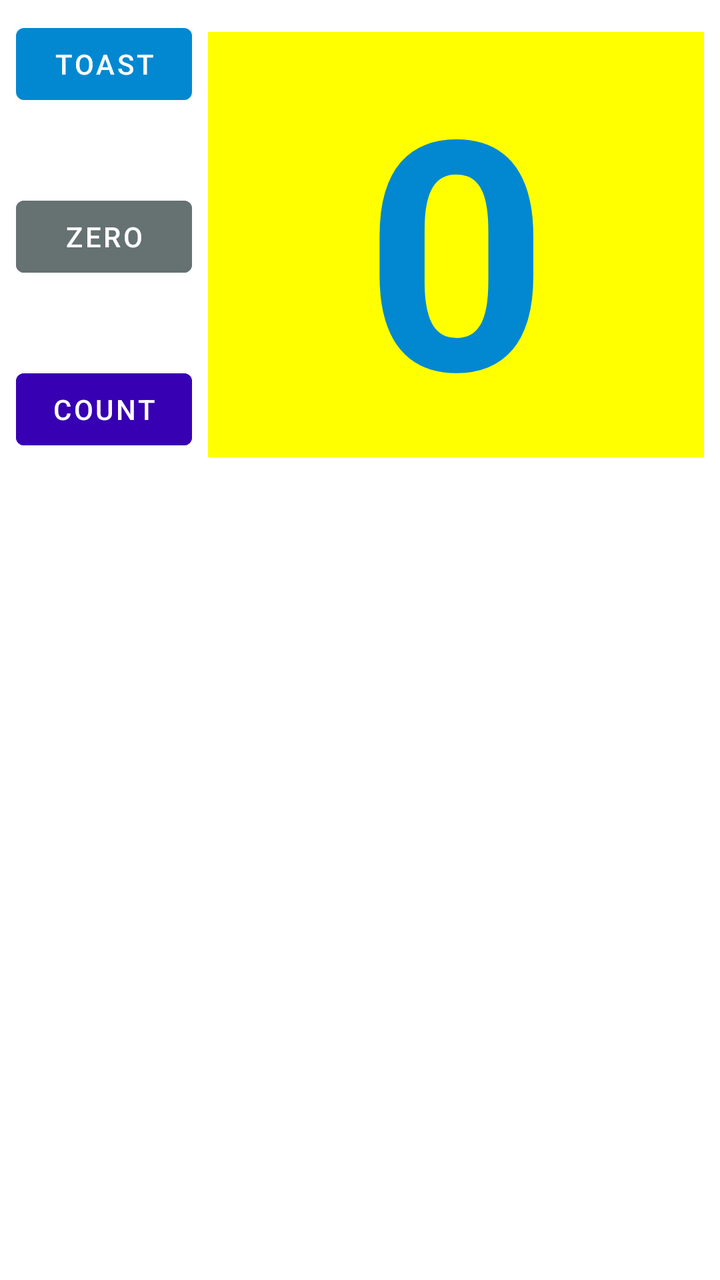
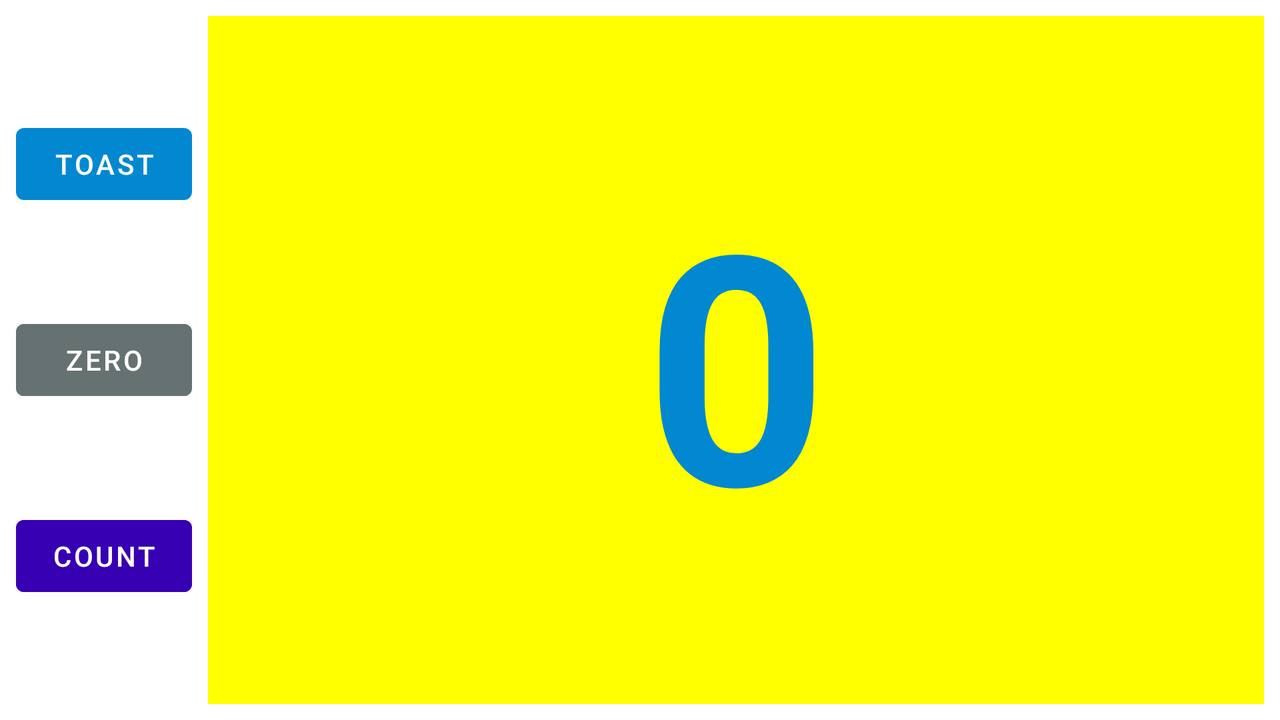

One screen, two layout resources from the same app: the default and the repository's alternative for another configuration. Each is rendered where Android would select it; the XML of both is given below.
<!-- AndroidManifest.xml: application theme Theme.Tasks -->
<!-- res/layout/activity_homework_12_b.xml -->
<?xml version="1.0" encoding="utf-8"?>
<androidx.constraintlayout.widget.ConstraintLayout xmlns:android="http://schemas.android.com/apk/res/android"
    xmlns:app="http://schemas.android.com/apk/res-auto"
    xmlns:tools="http://schemas.android.com/tools"
    android:layout_width="match_parent"
    android:layout_height="match_parent"
    tools:context=".ui.chapter12b.HomeworkActivity12B">

    <Button
        android:id="@+id/homework_12_b_button_toast"
        android:layout_width="wrap_content"
        android:layout_height="wrap_content"
        android:layout_marginStart="@dimen/chapter_12_margin_normal"
        android:layout_marginTop="@dimen/chapter_12_margin_normal"
        android:layout_marginEnd="@dimen/chapter_12_margin_normal"
        android:text="@string/chapter_12_button_label_toast"
        android:textColor="@android:color/white"
        app:layout_constraintStart_toStartOf="parent"
        app:layout_constraintTop_toTopOf="parent" />

    <Button
        android:id="@+id/homework_12_b_button_zero"
        android:layout_width="wrap_content"
        android:layout_height="wrap_content"
        android:layout_marginStart="@dimen/chapter_12_margin_normal"
        android:backgroundTint="@color/gray"
        android:text="@string/chapter_12_button_label_zero"
        android:textColor="@android:color/white"
        app:layout_constraintBottom_toTopOf="@+id/homework_12_b_button_count"
        app:layout_constraintStart_toStartOf="parent"
        app:layout_constraintTop_toBottomOf="@+id/homework_12_b_button_toast" />

    <Button
        android:id="@+id/homework_12_b_button_count"
        android:layout_width="wrap_content"
        android:layout_height="wrap_content"
        android:layout_marginStart="@dimen/chapter_12_margin_normal"
        android:layout_marginEnd="@dimen/chapter_12_margin_normal"
        android:backgroundTint="@color/purple_700"
        android:text="@string/chapter_12_button_label_count"
        android:textColor="@android:color/white"
        app:layout_constraintBottom_toBottomOf="@+id/homework_12_b_show_count"
        app:layout_constraintStart_toStartOf="parent" />

    <TextView
        android:id="@+id/homework_12_b_show_count"
        android:layout_width="0dp"
        android:layout_height="wrap_content"
        android:layout_marginStart="@dimen/chapter_12_margin_normal"
        android:layout_marginTop="@dimen/chapter_12_margin_normal"
        android:layout_marginEnd="@dimen/chapter_12_margin_normal"
        android:layout_marginBottom="@dimen/chapter_12_margin_normal"
        android:background="@color/color_yellow"
        android:gravity="center"
        android:text="@string/chapter_12_count_initial_value"
        android:textColor="@color/color_primary"
        android:textSize="@dimen/chapter_12_text_size_normal"
        android:textStyle="bold"
        app:layout_constraintEnd_toEndOf="parent"
        app:layout_constraintStart_toEndOf="@+id/homework_12_b_button_toast"
        app:layout_constraintTop_toTopOf="@+id/homework_12_b_button_toast" />

</androidx.constraintlayout.widget.ConstraintLayout>
<!-- resources referenced by this layout -->
<resources>
  <color name="color_primary">#0288d1</color>
  <color name="color_yellow">#FFFF00</color>
  <color name="gray">#667171</color>
  <color name="purple_700">#FF3700B3</color>
  <dimen name="chapter_12_margin_normal">8dp</dimen>
  <dimen name="chapter_12_text_size_normal">160sp</dimen>
  <string name="chapter_12_button_label_count">Count</string>
  <string name="chapter_12_button_label_toast">Toast</string>
  <string name="chapter_12_button_label_zero">Zero</string>
  <string name="chapter_12_count_initial_value">0</string>
  <style name="Theme.Tasks" parent="Theme.MaterialComponents.DayNight.DarkActionBar">
          
          <item name="colorPrimary">@color/color_primary</item>
          <item name="colorPrimaryVariant">@color/color_primary_variant</item>
          <item name="colorOnPrimary">@color/color_on_primary</item>
          
          <item name="colorSecondary">@color/color_secondary</item>
          <item name="colorSecondaryVariant">@color/color_secondary_variant</item>
          <item name="colorOnSecondary">@color/color_on_secondary</item>
          
          <item name="android:statusBarColor">?attr/colorPrimaryVariant</item>
          <item name="android:windowLightStatusBar">false</item>
          
      </style>
  <color name="color_primary_variant">#01579b</color>
  <color name="color_on_primary">#FFFFFFFF</color>
  <color name="color_secondary">#FF03DAC5</color>
  <color name="color_secondary_variant">#FF018786</color>
  <color name="color_on_secondary">#000000</color>
</resources>
<!-- res/layout-land/activity_homework_12_b.xml (the repository's variant of the layout above) -->
<!-- drawn on the phone turned sideways -->
<?xml version="1.0" encoding="utf-8"?>
<androidx.constraintlayout.widget.ConstraintLayout xmlns:android="http://schemas.android.com/apk/res/android"
    xmlns:app="http://schemas.android.com/apk/res-auto"
    xmlns:tools="http://schemas.android.com/tools"
    android:layout_width="match_parent"
    android:layout_height="match_parent"
    tools:context=".ui.chapter12b.HomeworkActivity12B">

    <Button
        android:id="@+id/homework_12_b_button_toast"
        android:layout_width="wrap_content"
        android:layout_height="wrap_content"
        android:layout_marginStart="@dimen/chapter_12_margin_normal"
        android:text="@string/chapter_12_button_label_toast"
        android:textColor="@android:color/white"
        app:layout_constraintBottom_toTopOf="@+id/homework_12_b_button_zero"
        app:layout_constraintStart_toStartOf="parent"
        app:layout_constraintTop_toTopOf="@+id/homework_12_b_show_count" />

    <Button
        android:id="@+id/homework_12_b_button_zero"
        android:layout_width="wrap_content"
        android:layout_height="wrap_content"
        android:layout_marginStart="@dimen/chapter_12_margin_normal"
        android:backgroundTint="@color/gray"
        android:text="@string/chapter_12_button_label_zero"
        android:textColor="@android:color/white"
        app:layout_constraintBottom_toTopOf="@+id/homework_12_b_button_count"
        app:layout_constraintStart_toStartOf="parent"
        app:layout_constraintTop_toBottomOf="@+id/homework_12_b_button_toast" />

    <Button
        android:id="@+id/homework_12_b_button_count"
        android:layout_width="wrap_content"
        android:layout_height="wrap_content"
        android:layout_marginStart="@dimen/chapter_12_margin_normal"
        android:layout_marginEnd="@dimen/chapter_12_margin_normal"
        android:backgroundTint="@color/purple_700"
        android:text="@string/chapter_12_button_label_count"
        android:textColor="@android:color/white"
        app:layout_constraintBottom_toBottomOf="@+id/homework_12_b_show_count"
        app:layout_constraintStart_toStartOf="parent"
        app:layout_constraintTop_toBottomOf="@id/homework_12_b_button_zero" />

    <TextView
        android:id="@+id/homework_12_b_show_count"
        android:layout_width="0dp"
        android:layout_height="0dp"
        android:layout_marginStart="@dimen/chapter_12_margin_normal"
        android:layout_marginTop="@dimen/chapter_12_margin_normal"
        android:layout_marginEnd="@dimen/chapter_12_margin_normal"
        android:layout_marginBottom="@dimen/chapter_12_margin_normal"
        android:background="@color/color_yellow"
        android:gravity="center"
        android:text="@string/chapter_12_count_initial_value"
        android:textColor="@color/color_primary"
        android:textSize="@dimen/chapter_12_text_size_normal"
        android:textStyle="bold"
        app:layout_constraintBottom_toBottomOf="parent"
        app:layout_constraintEnd_toEndOf="parent"
        app:layout_constraintStart_toEndOf="@+id/homework_12_b_button_toast"
        app:layout_constraintTop_toTopOf="parent" />

</androidx.constraintlayout.widget.ConstraintLayout>
